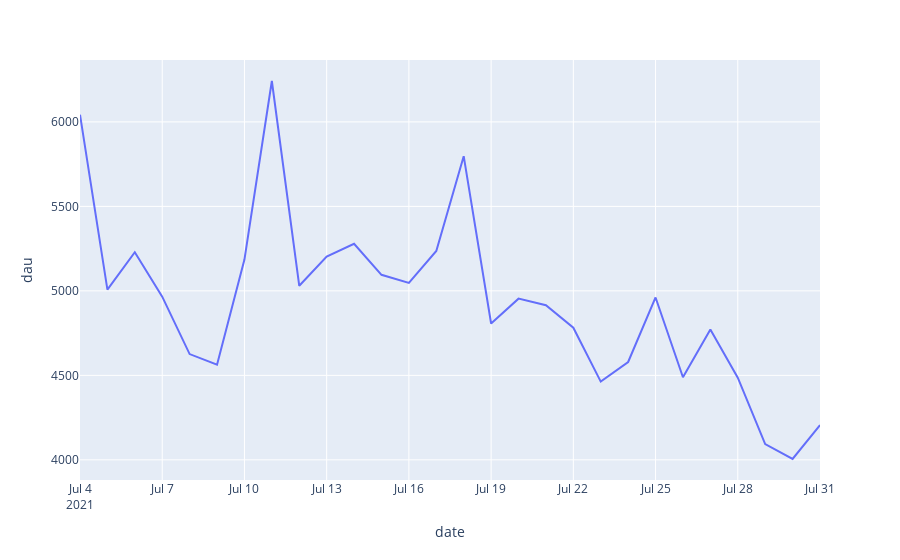

Notebook source saved alongside this figure:
### Code cell
# DAU
fig = px.line(data_frame=df, x='date', y='dau')
fig.show()

### Figure 1 — Plotly figure (JSON) as saved in the notebook; plotly's stock layout.template omitted (floating-point values rounded to 4 significant figures)
{"data": [{"hovertemplate": "date=%{x}<br>dau=%{y}<extra></extra>", "legendgroup": "", "line": {"color": "#636efa", "dash": "solid"}, "marker": {"symbol": "circle"}, "mode": "lines", "name": "", "orientation": "v", "showlegend": false, "type": "scatter", "x": ["2021-07-04", "2021-07-05", "2021-07-06", "2021-07-07", "2021-07-08", "2021-07-09", "2021-07-10", "2021-07-11", "2021-07-12", "2021-07-13", "2021-07-14", "2021-07-15", "2021-07-16", "2021-07-17", "2021-07-18", "2021-07-19", "2021-07-20", "2021-07-21", "2021-07-22", "2021-07-23", "2021-07-24", "2021-07-25", "2021-07-26", "2021-07-27", "2021-07-28", "2021-07-29", "2021-07-30", "2021-07-31"], "xaxis": "x", "y": [6043, 5007, 5229, 4966, 4626, 4563, 5185, 6242, 5030, 5203, 5279, 5095, 5047, 5236, 5797, 4807, 4954, 4915, 4782, 4463, 4579, 4961, 4489, 4772, 4486, 4093, 4005, 4206], "yaxis": "y"}], "layout": {"autosize": true, "legend": {"tracegroupgap": 0}, "margin": {"t": 60}, "xaxis": {"anchor": "y", "autorange": true, "domain": [0, 1], "range": ["2021-07-04", "2021-07-31"], "title": {"text": "date"}, "type": "date"}, "yaxis": {"anchor": "x", "autorange": true, "domain": [0, 1], "range": [3881.0, 6366.0], "title": {"text": "dau"}, "type": "linear"}}}
